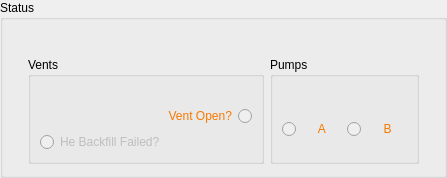
         <widget class="QGroupBox" name="groupBox_27">
          <property name="enabled">
           <bool>true</bool>
          </property>
          <property name="sizePolicy">
           <sizepolicy hsizetype="Preferred" vsizetype="Fixed">
            <horstretch>0</horstretch>
            <verstretch>0</verstretch>
           </sizepolicy>
          </property>
          <property name="title">
           <string>Status</string>
          </property>
          <layout class="QGridLayout" name="gridLayout_101">
           <property name="leftMargin">
            <number>25</number>
           </property>
           <property name="rightMargin">
            <number>25</number>
           </property>
           <item row="0" column="2" rowspan="2">
            <widget class="QLabel" name="label_44">
             <property name="text">
              <string/>
             </property>
            </widget>
           </item>
           <item row="3" column="0">
            <widget class="QGroupBox" name="groupBox_28">
             <property name="layoutDirection">
              <enum>Qt::LeftToRight</enum>
             </property>
             <property name="title">
              <string>Vents</string>
             </property>
             <layout class="QGridLayout" name="gridLayout_89">
              <item row="3" column="0">
               <widget class="QRadioButton" name="rb_he_backfill_fail">
                <property name="enabled">
                 <bool>false</bool>
                </property>
                <property name="sizePolicy">
                 <sizepolicy hsizetype="Preferred" vsizetype="Preferred">
                  <horstretch>0</horstretch>
                  <verstretch>0</verstretch>
                 </sizepolicy>
                </property>
                <property name="layoutDirection">
                 <enum>Qt::LeftToRight</enum>
                </property>
                <property name="styleSheet">
                 <string notr="true">color: rgb(245, 121, 0);

indicator {
    border: 3px solid rgb(52, 59, 72);
	width: 15px;
	height: 15px;
	border-radius: 10px;
    background: rgb(255, 255, 0);
}</string>
                </property>
                <property name="text">
                 <string>He Backfill Failed?</string>
                </property>
                <property name="autoExclusive">
                 <bool>false</bool>
                </property>
               </widget>
              </item>
              <item row="1" column="0">
               <widget class="QRadioButton" name="rb_fast_vent">
                <property name="enabled">
                 <bool>false</bool>
                </property>
                <property name="sizePolicy">
                 <sizepolicy hsizetype="Preferred" vsizetype="Preferred">
                  <horstretch>0</horstretch>
                  <verstretch>0</verstretch>
                 </sizepolicy>
                </property>
                <property name="layoutDirection">
                 <enum>Qt::RightToLeft</enum>
                </property>
                <property name="styleSheet">
                 <string notr="true">color: rgb(245, 121, 0);</string>
                </property>
                <property name="text">
                 <string>                                     Vent Open?</string>
                </property>
                <property name="checkable">
                 <bool>true</bool>
                </property>
                <property name="autoExclusive">
                 <bool>false</bool>
                </property>
               </widget>
              </item>
              <item row="0" column="0">
               <widget class="QLabel" name="label_145">
                <property name="sizePolicy">
                 <sizepolicy hsizetype="Fixed" vsizetype="Fixed">
                  <horstretch>0</horstretch>
                  <verstretch>0</verstretch>
                 </sizepolicy>
                </property>
                <property name="text">
                 <string/>
                </property>
               </widget>
              </item>
             </layout>
            </widget>
           </item>
           <item row="1" column="0">
            <widget class="QLabel" name="label_144">
             <property name="sizePolicy">
              <sizepolicy hsizetype="Fixed" vsizetype="Fixed">
               <horstretch>0</horstretch>
               <verstretch>0</verstretch>
              </sizepolicy>
             </property>
             <property name="text">
              <string/>
             </property>
            </widget>
           </item>
           <item row="3" column="2">
            <widget class="QGroupBox" name="groupBox_30">
             <property name="title">
              <string>Pumps</string>
             </property>
             <layout class="QGridLayout" name="gridLayout_102">
              <item row="1" column="0">
               <widget class="QLabel" name="label_147">
                <property name="sizePolicy">
                 <sizepolicy hsizetype="Fixed" vsizetype="Fixed">
                  <horstretch>0</horstretch>
                  <verstretch>0</verstretch>
                 </sizepolicy>
                </property>
                <property name="text">
                 <string/>
                </property>
               </widget>
              </item>
              <item row="6" column="1">
               <widget class="QRadioButton" name="rb_pumpB_slow">
                <property name="enabled">
                 <bool>false</bool>
                </property>
                <property name="sizePolicy">
                 <sizepolicy hsizetype="Preferred" vsizetype="Preferred">
                  <horstretch>0</horstretch>
                  <verstretch>0</verstretch>
                 </sizepolicy>
                </property>
                <property name="layoutDirection">
                 <enum>Qt::LeftToRight</enum>
                </property>
                <property name="styleSheet">
                 <string notr="true">color: rgb(245, 121, 0);
font: 18pt &quot;Cantarell&quot;;</string>
                </property>
                <property name="text">
                 <string>     B   </string>
                </property>
                <property name="autoExclusive">
                 <bool>false</bool>
                </property>
               </widget>
              </item>
              <item row="6" column="0">
               <widget class="QRadioButton" name="rb_pumpA_slow">
                <property name="enabled">
                 <bool>false</bool>
                </property>
                <property name="sizePolicy">
                 <sizepolicy hsizetype="Preferred" vsizetype="Preferred">
                  <horstretch>0</horstretch>
                  <verstretch>0</verstretch>
                 </sizepolicy>
                </property>
                <property name="layoutDirection">
                 <enum>Qt::LeftToRight</enum>
                </property>
                <property name="styleSheet">
                 <string notr="true">color: rgb(245, 121, 0);
font: 18pt &quot;Cantarell&quot;;</string>
                </property>
                <property name="text">
                 <string>     A   </string>
                </property>
                <property name="autoExclusive">
                 <bool>false</bool>
                </property>
               </widget>
              </item>
             </layout>
            </widget>
           </item>
          </layout>
         </widget>
